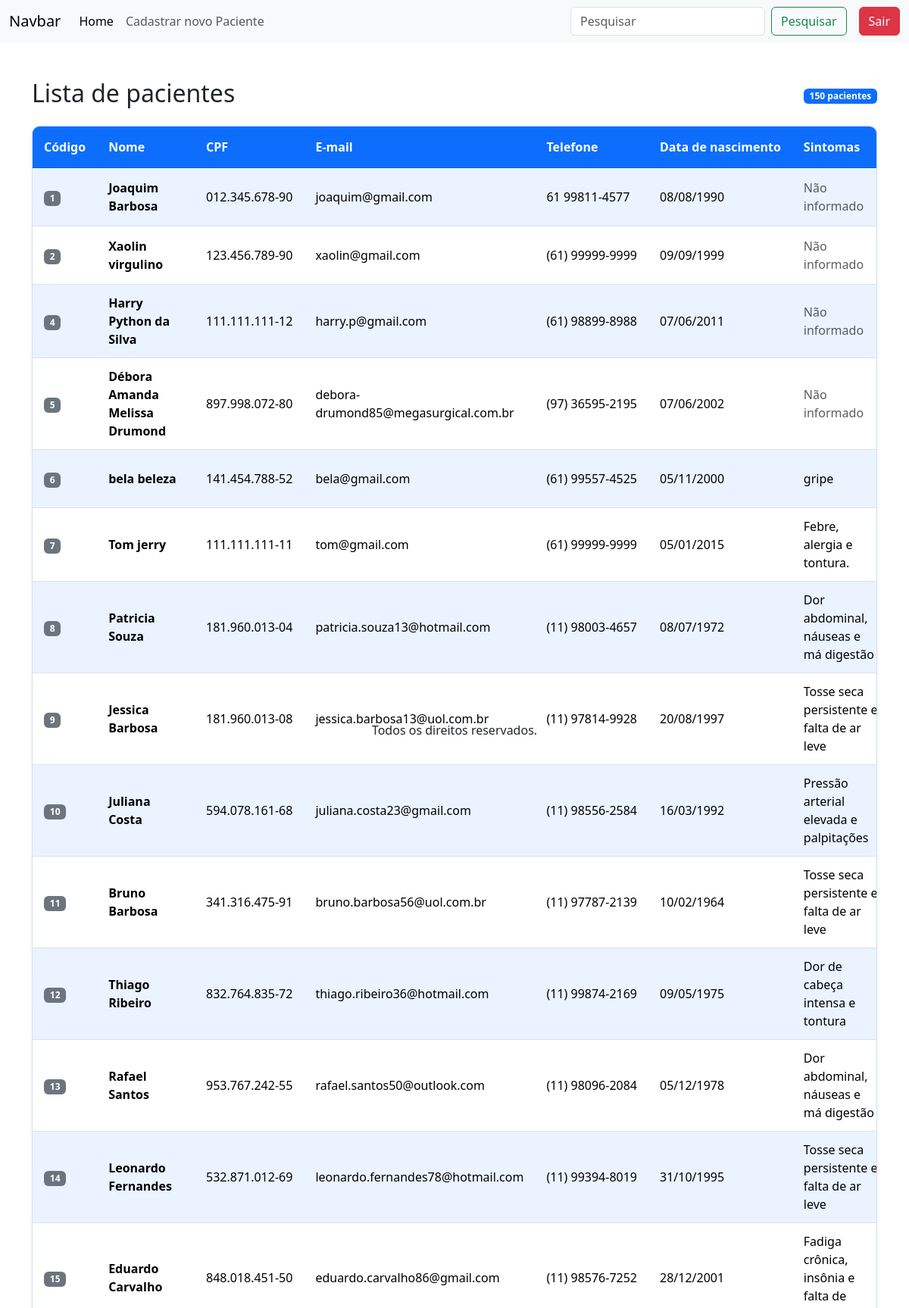
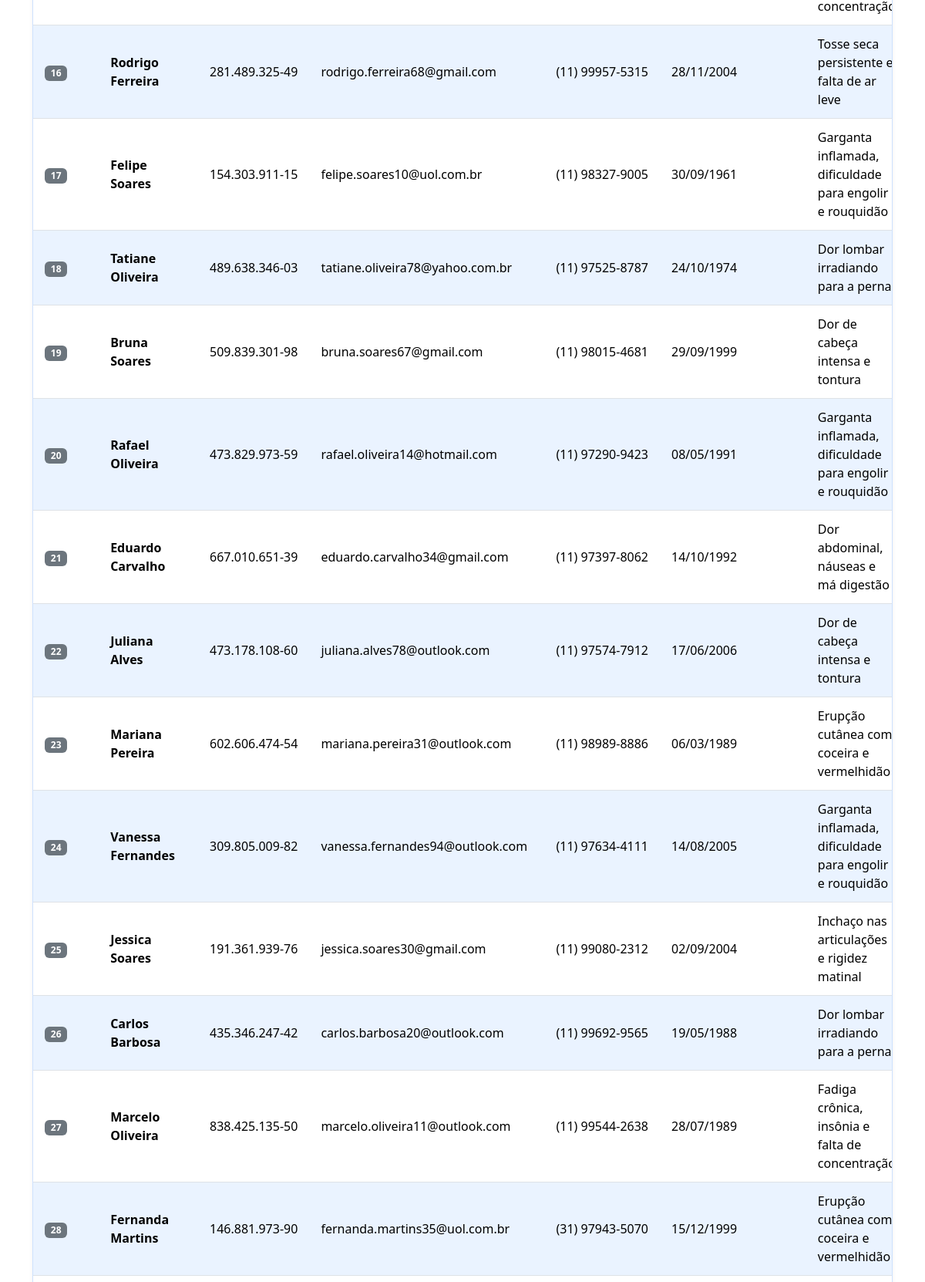
The app's page / (signed in, upper part) with its own data (2 pictures, top to bottom).
### apps/crud/models.py (models this page shows, shortened)
class Paciente(models.Model):
    codigo_paciente = models.AutoField(primary_key=True)
    nome = models.CharField(null=False, blank=False)
    cpf = models.CharField(max_length=14, unique=True, null=False, blank=False)
    email = models.EmailField(unique=True, null=False, blank=False)
    telefone = models.CharField(max_length=15, null=False, blank=False)
    data_nascimento = models.DateField(null=False, blank=False)
    sintomas = models.TextField(null=True, blank=True)

### apps/crud/views.py (the view)
# urls.py: path('', views.index, name='index'),
@login_required
def index(request):
    pacientes = Paciente.objects.all()
    return render(request, "index.html" , {'pacientes': pacientes})

### apps/crud/templates/index.html (shortened to what this page needs)
{% extends 'base-crud.html' %}
{% block content %}
<div class="row mt-5">
    <div class="col-12">
        <div class="d-flex justify-content-between align-items-center mb-3">
            <h2>Lista de pacientes</h2>
            <span class="badge bg-primary">
                {{ pacientes|length }} paciente{{ pacientes|length|pluralize }}
            </span>
        </div>
        {% if pacientes %}
        <div class="table-responsive shadow-sm tabela-pacientes-container">
            <table class="table table-hover align-middle mb-0 tabela-pacientes">
                    <thead>
                        <tr>
                            <th>Código</th>
                            <th>Nome</th>
                            <th>CPF</th>
                            <th>E-mail</th>
                            <th>Telefone</th>
                            <th>Data de nascimento</th>
                            <th>Sintomas</th>
                        </tr>
                    </thead>
                    <tbody>
                        {% for paciente in pacientes %}
                            <tr>
                                <td>
                                    <span class="badge bg-secondary">
                                        {{ paciente.codigo_paciente }}
                                    </span>
                                </td>
                                <td>
                                    <strong>{{ paciente.nome }}</strong>
                                </td>
                                <td>{{ paciente.cpf }}</td>
                                <td>{{ paciente.email }}</td>
                                <td>{{ paciente.telefone }}</td>
                                <td>
                                    {{ paciente.data_nascimento|date:"d/m/Y" }}
                                </td>
                                <td>
                                    {% if paciente.sintomas %}
                                        {{ paciente.sintomas }}
                                    {% else %}
                                        <span class="text-muted">
                                            Não informado
                                        </span>
                                    {% endif %}
                                </td>
                            </tr>
                        {% endfor %}
                    </tbody>
                </table>
            </div>
        {% else %}
            <div class="alert alert-info text-center" role="alert">
                Nenhum paciente cadastrado.
            </div>
        {% endif %}
    </div>
</div>
{% endblock %}

### apps/crud/templates/base-crud.html (style rules this page uses)
.tabela-pacientes thead th { background-color: #0d6efd; color: white; padding: 15px; border-color: #0b5ed7; white-space: nowrap; }
.tabela-pacientes tbody tr:nth-child(odd) > td { background-color: #eaf3ff; }
.tabela-pacientes tbody tr:nth-child(even) > td { background-color: #ffffff; }
.tabela-pacientes tbody td { padding: 12px 15px; vertical-align: middle; }
.tabela-pacientes-container { border-radius: 10px; overflow: hidden; border: 1px solid #cfe2ff; }
.tabela-pacientes th:nth-child(3), .tabela-pacientes td:nth-child(3), .tabela-pacientes th:nth-child(5), .tabela-pacientes td:nth-child(5) { white-space: nowrap; }

### records on screen
Paciente: codigo_paciente "1", nome "Joaquim Barbosa", cpf "012.345.678-90", email "joaquim@gmail.com", telefone "61 99811-4577", data_nascimento "08/08/1990", shows "Não informado"
Paciente: codigo_paciente "2", nome "Xaolin virgulino", cpf "123.456.789-90", email "xaolin@gmail.com", telefone "(61) 99999-9999", data_nascimento "09/09/1999", shows "Não informado"
Paciente: codigo_paciente "4", nome "Harry Python da Silva", cpf "111.111.111-12", email "harry.p@gmail.com", telefone "(61) 98899-8988", data_nascimento "07/06/2011", shows "Não informado"
Paciente: codigo_paciente "5", nome "Débora Amanda Melissa Drumond", cpf "897.998.072-80", email "debora-drumond85@megasurgical.com.br", telefone "(97) 36595-2195", data_nascimento "07/06/2002", shows "Não informado"
Paciente: codigo_paciente "6", nome "bela beleza", cpf "141.454.788-52", email "bela@gmail.com", telefone "(61) 99557-4525", data_nascimento "05/11/2000", sintomas "gripe"
Paciente: codigo_paciente "7", nome "Tom jerry", cpf "111.111.111-11", email "tom@gmail.com", telefone "(61) 99999-9999", data_nascimento "05/01/2015", sintomas "Febre, alergia e tontura."
Paciente: codigo_paciente "8", nome "Patricia Souza", cpf "181.960.013-04", email "patricia.souza13@hotmail.com", telefone "(11) 98003-4657", data_nascimento "08/07/1972", sintomas "Dor abdominal, náuseas e má digestão"
Paciente: codigo_paciente "9", nome "Jessica Barbosa", cpf "181.960.013-08", email "jessica.barbosa13@uol.com.br", telefone "(11) 97814-9928", data_nascimento "20/08/1997", sintomas "Tosse seca persistente e falta de ar leve"
Paciente: codigo_paciente "10", nome "Juliana Costa", cpf "594.078.161-68", email "juliana.costa23@gmail.com", telefone "(11) 98556-2584", data_nascimento "16/03/1992", sintomas "Pressão arterial elevada e palpitações"
Paciente: codigo_paciente "11", nome "Bruno Barbosa", cpf "341.316.475-91", email "bruno.barbosa56@uol.com.br", telefone "(11) 97787-2139", data_nascimento "10/02/1964", sintomas "Tosse seca persistente e falta de ar leve"
Paciente: codigo_paciente "12", nome "Thiago Ribeiro", cpf "832.764.835-72", email "thiago.ribeiro36@hotmail.com", telefone "(11) 99874-2169", data_nascimento "09/05/1975", sintomas "Dor de cabeça intensa e tontura"
Paciente: codigo_paciente "13", nome "Rafael Santos", cpf "953.767.242-55", email "rafael.santos50@outlook.com", telefone "(11) 98096-2084", data_nascimento "05/12/1978", sintomas "Dor abdominal, náuseas e má digestão"
Paciente: codigo_paciente "14", nome "Leonardo Fernandes", cpf "532.871.012-69", email "leonardo.fernandes78@hotmail.com", telefone "(11) 99394-8019", data_nascimento "31/10/1995", sintomas "Tosse seca persistente e falta de ar leve"
Paciente: codigo_paciente "15", nome "Eduardo Carvalho", cpf "848.018.451-50", email "eduardo.carvalho86@gmail.com", telefone "(11) 98576-7252", data_nascimento "28/12/2001", sintomas "Fadiga crônica, insônia e falta de…"
Paciente: codigo_paciente "16", nome "Rodrigo Ferreira", cpf "281.489.325-49", email "rodrigo.ferreira68@gmail.com", telefone "(11) 99957-5315", data_nascimento "28/11/2004", sintomas "Tosse seca persistente e falta de ar leve"
Paciente: codigo_paciente "17", nome "Felipe Soares", cpf "154.303.911-15", email "felipe.soares10@uol.com.br", telefone "(11) 98327-9005", data_nascimento "30/09/1961", sintomas "Garganta inflamada, dificuldade para engolir e rouquidão"
Paciente: codigo_paciente "18", nome "Tatiane Oliveira", cpf "489.638.346-03", email "tatiane.oliveira78@yahoo.com.br", telefone "(11) 97525-8787", data_nascimento "24/10/1974", sintomas "Dor lombar irradiando para a perna"
Paciente: codigo_paciente "19", nome "Bruna Soares", cpf "509.839.301-98", email "bruna.soares67@gmail.com", telefone "(11) 98015-4681", data_nascimento "29/09/1999", sintomas "Dor de cabeça intensa e tontura"
Paciente: codigo_paciente "20", nome "Rafael Oliveira", cpf "473.829.973-59", email "rafael.oliveira14@hotmail.com", telefone "(11) 97290-9423", data_nascimento "08/05/1991", sintomas "Garganta inflamada, dificuldade para engolir e rouquidão"
Paciente: codigo_paciente "21", nome "Eduardo Carvalho", cpf "667.010.651-39", email "eduardo.carvalho34@gmail.com", telefone "(11) 97397-8062", data_nascimento "14/10/1992", sintomas "Dor abdominal, náuseas e má digestão"
Paciente: codigo_paciente "22", nome "Juliana Alves", cpf "473.178.108-60", email "juliana.alves78@outlook.com", telefone "(11) 97574-7912", data_nascimento "17/06/2006", sintomas "Dor de cabeça intensa e tontura"
Paciente: codigo_paciente "23", nome "Mariana Pereira", cpf "602.606.474-54", email "mariana.pereira31@outlook.com", telefone "(11) 98989-8886", data_nascimento "06/03/1989", sintomas "Erupção cutânea com coceira e vermelhidão"
Paciente: codigo_paciente "24", nome "Vanessa Fernandes", cpf "309.805.009-82", email "vanessa.fernandes94@outlook.com", telefone "(11) 97634-4111", data_nascimento "14/08/2005", sintomas "Garganta inflamada, dificuldade para engolir e rouquidão"
Paciente: codigo_paciente "25", nome "Jessica Soares", cpf "191.361.939-76", email "jessica.soares30@gmail.com", telefone "(11) 99080-2312", data_nascimento "02/09/2004", sintomas "Inchaço nas articulações e rigidez matinal"
Paciente: codigo_paciente "26", nome "Carlos Barbosa", cpf "435.346.247-42", email "carlos.barbosa20@outlook.com", telefone "(11) 99692-9565", data_nascimento "19/05/1988", sintomas "Dor lombar irradiando para a perna"
Paciente: codigo_paciente "27", nome "Marcelo Oliveira", cpf "838.425.135-50", email "marcelo.oliveira11@outlook.com", telefone "(11) 99544-2638", data_nascimento "28/07/1989", sintomas "Fadiga crônica, insônia e falta de…"
Paciente: codigo_paciente "28", nome "Fernanda Martins", cpf "146.881.973-90", email "fernanda.martins35@uol.com.br", telefone "(31) 97943-5070", data_nascimento "15/12/1999", sintomas "Erupção cutânea com coceira e vermelhidão"

### other values on screen
{{ pacientes|length }} "150"
